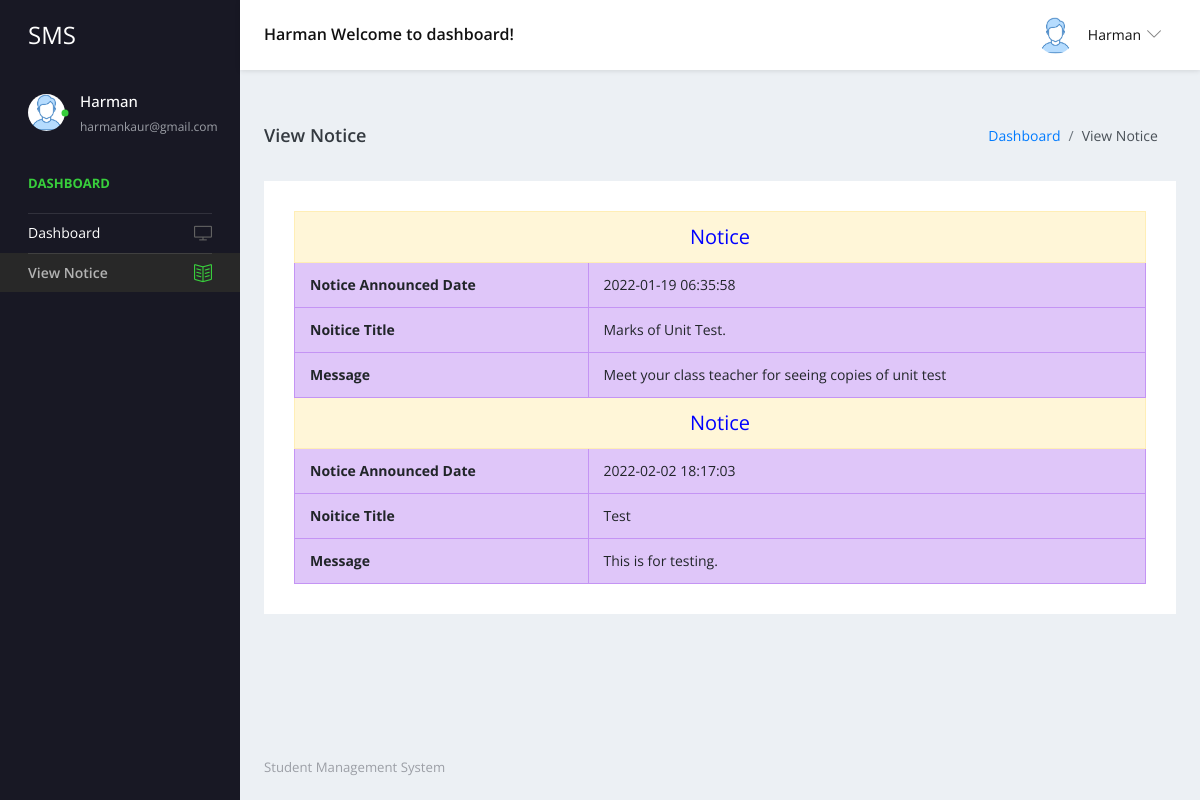
Screenshot of /studentms/user/view-notice.php (signed in) with the database file from the repository.
### tables this page shows
CREATE TABLE `tblstudent` (
  `ID` int(10) NOT NULL,
  `StudentName` varchar(200) DEFAULT NULL,
  `StudentEmail` varchar(200) DEFAULT NULL,
  `StudentClass` varchar(100) DEFAULT NULL,
  `Gender` varchar(50) DEFAULT NULL,
  `DOB` date DEFAULT NULL,
  `StuID` varchar(200) DEFAULT NULL,
  `FatherName` mediumtext DEFAULT NULL,
  `MotherName` mediumtext DEFAULT NULL,
  `ContactNumber` bigint(10) DEFAULT NULL,
  `AltenateNumber` bigint(10) DEFAULT NULL,
  `Address` mediumtext DEFAULT NULL,
  `UserName` varchar(200) DEFAULT NULL,
  `Password` varchar(200) DEFAULT NULL,
  `Image` varchar(200) DEFAULT NULL,
  `DateofAdmission` timestamp NULL DEFAULT current_timestamp()
);

CREATE TABLE `tblnotice` (
  `ID` int(5) NOT NULL,
  `NoticeTitle` mediumtext DEFAULT NULL,
  `ClassId` int(10) DEFAULT NULL,
  `NoticeMsg` mediumtext DEFAULT NULL,
  `CreationDate` timestamp NULL DEFAULT current_timestamp()
);

### studentms/user/view-notice.php (the view, shortened to what this page needs)
<?php
include('includes/dbconnection.php');
if (strlen($_SESSION['sturecmsstuid']==0)) {
  header('location:logout.php');
  } else{
  ?>
<!DOCTYPE html>
<html lang="en">
  <head>
    <link rel="stylesheet" href="vendors/simple-line-icons/css/simple-line-icons.css">
    <link rel="stylesheet" href="vendors/flag-icon-css/css/flag-icon.min.css">
    <link rel="stylesheet" href="vendors/css/vendor.bundle.base.css">
    <link rel="stylesheet" href="vendors/select2/select2.min.css">
    <link rel="stylesheet" href="vendors/select2-bootstrap-theme/select2-bootstrap.min.css">
    <link rel="stylesheet" href="css/style.css" />
  </head>
  <body>
    <div class="container-scroller">
     <?php include_once('includes/header.php');?>
      <div class="container-fluid page-body-wrapper">
      <?php include_once('includes/sidebar.php');?>
        <div class="main-panel">
          <div class="content-wrapper">
            <div class="page-header">
              <h3 class="page-title"> View Notice </h3>
              <nav aria-label="breadcrumb">
                <ol class="breadcrumb">
                  <li class="breadcrumb-item"><a href="dashboard.php">Dashboard</a></li>
                  <li class="breadcrumb-item active" aria-current="page"> View Notice</li>
                </ol>
              </nav>
            </div>
            <div class="row">
              <div class="col-12 grid-margin stretch-card">
                <div class="card">
                  <div class="card-body">
                    <table border="1" class="table table-bordered mg-b-0">
                      <?php
$stuclass=$_SESSION['stuclass'];
$sql="SELECT tblclass.ID,tblclass.ClassName,tblclass.Section,tblnotice.NoticeTitle,tblnotice.CreationDate,tblnotice.ClassId,tblnotice.NoticeMsg,tblnotice.ID as nid from tblnotice join tblclass on tblclass.ID=tblnotice.ClassId where tblnotice.ClassId=:stuclass";
$query = $dbh -> prepare($sql);
$query->bindParam(':stuclass',$stuclass,PDO::PARAM_STR);
$query->execute();
$results=$query->fetchAll(PDO::FETCH_OBJ);
$cnt=1;
if($query->rowCount() > 0)
{
foreach($results as $row)
{               ?>
 <tr align="center" class="table-warning">
<td colspan="4" style="font-size:20px;color:blue">
 Notice</td></tr>
<tr class="table-info">
    <th>Notice Announced Date</th>
    <td><?php  echo $row->CreationDate;?></td>
  </tr>
    <tr class="table-info">
    <th>Noitice Title</th>
    <td><?php  echo $row->NoticeTitle;?></td>
  </tr>
  <tr class="table-info">
     <th>Message</th>
    <td><?php  echo $row->NoticeMsg;?></td>
  </tr>
  <?php $cnt=$cnt+1;}} else { ?>
<tr>
  <th colspan="2" style="color:red;">No Notice Found</th>
</tr>
  <?php } ?>
</table>
                  </div>
                </div>
              </div>
            </div>
          </div>
         <?php include_once('includes/footer.php');?>
        </div>
      </div>
    </div>
  </body>
</html><?php }  ?>

### studentms/user/includes/header.php (shortened to what this page needs)
 <nav class="navbar default-layout-navbar col-lg-12 col-12 p-0 fixed-top d-flex flex-row">
        <div class="navbar-brand-wrapper d-flex align-items-center">
          <a class="navbar-brand brand-logo" href="dashboard.php">
            <strong style="color: white;">SMS</strong>
          </a>
        </div>
        <?php
         $uid= $_SESSION['sturecmsuid'];
$sql="SELECT * from tblstudent where ID=:uid";
$query = $dbh -> prepare($sql);
$query->bindParam(':uid',$uid,PDO::PARAM_STR);
$query->execute();
$results=$query->fetchAll(PDO::FETCH_OBJ);
$cnt=1;
if($query->rowCount() > 0)
{
foreach($results as $row)
{               ?>
        <div class="navbar-menu-wrapper d-flex align-items-center flex-grow-1">
          <h5 class="mb-0 font-weight-medium d-none d-lg-flex"><?php  echo htmlentities($row->StudentName);?> Welcome to dashboard!</h5>
          <ul class="navbar-nav navbar-nav-right ml-auto">
            <li class="nav-item dropdown d-none d-xl-inline-flex user-dropdown">
              <a class="nav-link dropdown-toggle" id="UserDropdown" href="#" data-toggle="dropdown" aria-expanded="false">
                <img class="img-xs rounded-circle ml-2" src="images/faces/face8.jpg" alt="Profile image"> <span class="font-weight-normal"> <?php  echo htmlentities($row->StudentName);?> </span></a>
                  <p class="font-weight-light text-muted mb-0"><?php  echo htmlentities($row->StudentEmail);?></p><?php $cnt=$cnt+1;}} ?>
            </li>
          </ul>
        </div>
      </nav>

### studentms/user/includes/sidebar.php
<nav class="sidebar sidebar-offcanvas" id="sidebar">
          <ul class="nav">
            <li class="nav-item nav-profile">
              <a href="#" class="nav-link">
                <div class="profile-image">
                  <img class="img-xs rounded-circle" src="images/faces/face8.jpg" alt="profile image">
                  <div class="dot-indicator bg-success"></div>
                </div>
                <div class="text-wrapper">
                  <?php
         $uid= $_SESSION['sturecmsuid'];
$sql="SELECT * from tblstudent where ID=:uid";
$query = $dbh -> prepare($sql);
$query->bindParam(':uid',$uid,PDO::PARAM_STR);
$query->execute();
$results=$query->fetchAll(PDO::FETCH_OBJ);
$cnt=1;
if($query->rowCount() > 0)
{
foreach($results as $row)
{               ?>
                  <p class="profile-name"><?php  echo htmlentities($row->StudentName);?></p>
                  <p class="designation"><?php  echo htmlentities($row->StudentEmail);?></p><?php $cnt=$cnt+1;}} ?>
                </div>
              </a>
            </li>
            <li class="nav-item nav-category">
              <span class="nav-link">Dashboard</span>
            </li>
            <li class="nav-item">
              <a class="nav-link" href="dashboard.php">
                <span class="menu-title">Dashboard</span>
                <i class="icon-screen-desktop menu-icon"></i>
              </a>
            </li>
            <li class="nav-item">
              <a class="nav-link" href="view-notice.php">
                <span class="menu-title">View Notice</span>
                <i class="icon-book-open menu-icon"></i>
              </a>
            </li>
          </ul>
        </nav>

### rows the page displays
tblstudent: StudentName "Harman", StudentEmail "harmankaur@gmail.com"
tblnotice: CreationDate "2022-01-19 06:35:58", NoticeTitle "Marks of Unit Test.", NoticeMsg "Meet your class teacher for seeing copies of unit test"
tblnotice: CreationDate "2022-02-02 18:17:03", NoticeTitle "Test", NoticeMsg "This is for testing."
